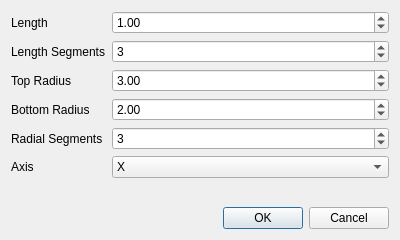
<?xml version="1.0" encoding="UTF-8"?>
<ui version="4.0">
 <class>TruncatedConeParametersDialog</class>
 <widget class="QDialog" name="TruncatedConeParametersDialog">
  <property name="windowModality">
   <enum>Qt::ApplicationModal</enum>
  </property>
  <property name="geometry">
   <rect>
    <x>0</x>
    <y>0</y>
    <width>400</width>
    <height>240</height>
   </rect>
  </property>
  <property name="minimumSize">
   <size>
    <width>400</width>
    <height>240</height>
   </size>
  </property>
  <property name="windowTitle">
   <string>Truncated Cone Parameters</string>
  </property>
  <layout class="QGridLayout" name="gridLayout">
   <item row="0" column="0">
    <layout class="QFormLayout" name="formLayout">
     <item row="0" column="0">
      <widget class="QLabel" name="lengthLabel">
       <property name="text">
        <string>Length</string>
       </property>
      </widget>
     </item>
     <item row="1" column="0">
      <widget class="QLabel" name="lengthSegmentsLabel">
       <property name="text">
        <string>Length Segments</string>
       </property>
      </widget>
     </item>
     <item row="1" column="1">
      <widget class="QSpinBox" name="lengthSegmentsSpinBox">
       <property name="minimum">
        <number>1</number>
       </property>
       <property name="value">
        <number>3</number>
       </property>
      </widget>
     </item>
     <item row="2" column="0">
      <widget class="QLabel" name="topRadiusLabel">
       <property name="text">
        <string>Top Radius</string>
       </property>
      </widget>
     </item>
     <item row="3" column="0">
      <widget class="QLabel" name="bottomRadiusLabel">
       <property name="text">
        <string>Bottom Radius</string>
       </property>
      </widget>
     </item>
     <item row="4" column="0">
      <widget class="QLabel" name="radialSegmentsLabel">
       <property name="text">
        <string>Radial Segments</string>
       </property>
      </widget>
     </item>
     <item row="4" column="1">
      <widget class="QSpinBox" name="radialSegmentsSpinBox">
       <property name="minimum">
        <number>1</number>
       </property>
       <property name="value">
        <number>3</number>
       </property>
      </widget>
     </item>
     <item row="5" column="0">
      <widget class="QLabel" name="axisLabel">
       <property name="text">
        <string>Axis</string>
       </property>
      </widget>
     </item>
     <item row="5" column="1">
      <widget class="QComboBox" name="axisComboBox">
       <item>
        <property name="text">
         <string>X</string>
        </property>
       </item>
       <item>
        <property name="text">
         <string>Y</string>
        </property>
       </item>
       <item>
        <property name="text">
         <string>Z</string>
        </property>
       </item>
      </widget>
     </item>
     <item row="0" column="1">
      <widget class="QDoubleSpinBox" name="lengthDoubleSpinBox">
       <property name="maximum">
        <double>9999.989999999999782</double>
       </property>
       <property name="singleStep">
        <double>0.010000000000000</double>
       </property>
       <property name="value">
        <double>1.000000000000000</double>
       </property>
      </widget>
     </item>
     <item row="2" column="1">
      <widget class="QDoubleSpinBox" name="topRadiusDoubleSpinBox">
       <property name="singleStep">
        <double>0.010000000000000</double>
       </property>
       <property name="value">
        <double>3.000000000000000</double>
       </property>
      </widget>
     </item>
     <item row="3" column="1">
      <widget class="QDoubleSpinBox" name="bottomRadiusDoubleSpinBox">
       <property name="singleStep">
        <double>0.010000000000000</double>
       </property>
       <property name="value">
        <double>2.000000000000000</double>
       </property>
      </widget>
     </item>
    </layout>
   </item>
   <item row="1" column="0">
    <widget class="QDialogButtonBox" name="buttonBox">
     <property name="orientation">
      <enum>Qt::Horizontal</enum>
     </property>
     <property name="standardButtons">
      <set>QDialogButtonBox::Cancel|QDialogButtonBox::Ok</set>
     </property>
    </widget>
   </item>
  </layout>
 </widget>
 <tabstops>
  <tabstop>lengthDoubleSpinBox</tabstop>
  <tabstop>lengthSegmentsSpinBox</tabstop>
  <tabstop>topRadiusDoubleSpinBox</tabstop>
  <tabstop>bottomRadiusDoubleSpinBox</tabstop>
  <tabstop>radialSegmentsSpinBox</tabstop>
  <tabstop>axisComboBox</tabstop>
 </tabstops>
 <resources/>
 <connections>
  <connection>
   <sender>buttonBox</sender>
   <signal>accepted()</signal>
   <receiver>TruncatedConeParametersDialog</receiver>
   <slot>accept()</slot>
   <hints>
    <hint type="sourcelabel">
     <x>248</x>
     <y>254</y>
    </hint>
    <hint type="destinationlabel">
     <x>157</x>
     <y>274</y>
    </hint>
   </hints>
  </connection>
  <connection>
   <sender>buttonBox</sender>
   <signal>rejected()</signal>
   <receiver>TruncatedConeParametersDialog</receiver>
   <slot>reject()</slot>
   <hints>
    <hint type="sourcelabel">
     <x>316</x>
     <y>260</y>
    </hint>
    <hint type="destinationlabel">
     <x>286</x>
     <y>274</y>
    </hint>
   </hints>
  </connection>
 </connections>
</ui>
